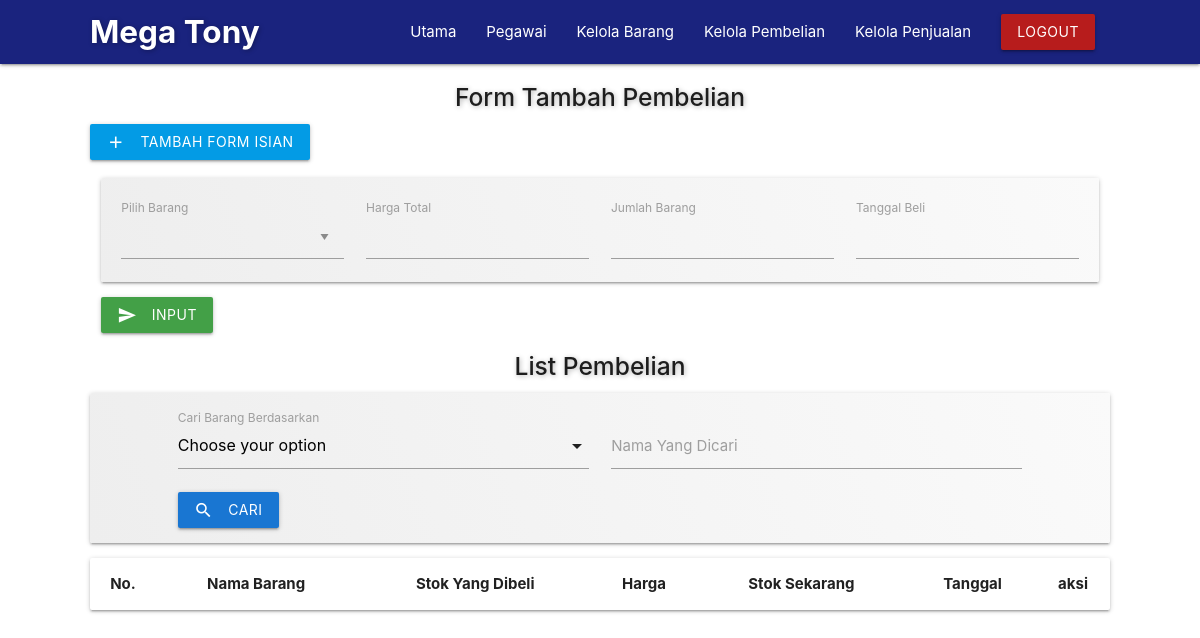
/admin/pembelian.php (signed in), run on an earlier commit of the app's database.
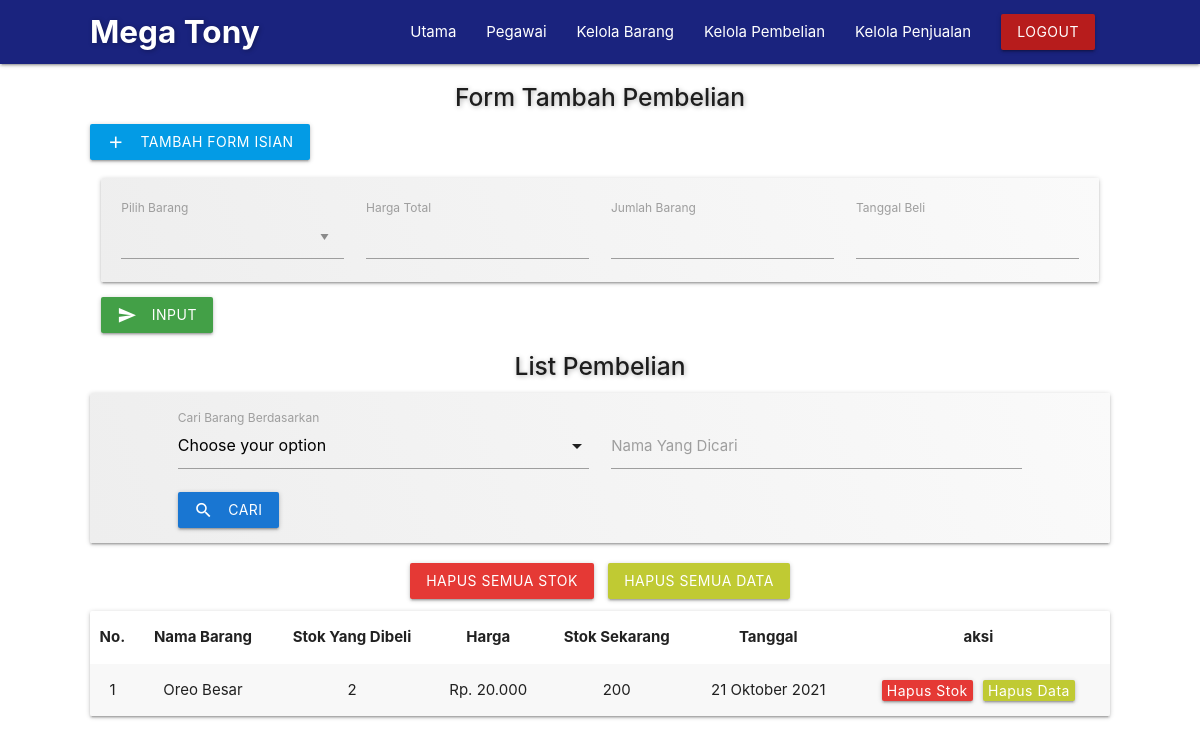
And on a later commit of the database.
### tables this page shows
CREATE TABLE IF NOT EXISTS `pembelian` (
  `id` int(11) NOT NULL AUTO_INCREMENT,
  `id_barang` int(11) DEFAULT NULL,
  `harga_yg_dibeli` double DEFAULT NULL,
  `stok_yg_dibeli` int(11) DEFAULT NULL,
  `stok_awal` int(11) DEFAULT NULL,
  `tot_stok` int(11) DEFAULT NULL,
  `tanggal` date DEFAULT NULL,
  PRIMARY KEY (`id`)
);

CREATE TABLE IF NOT EXISTS `list_barang` (
  `id_barang` int(11) NOT NULL AUTO_INCREMENT,
  `nama_barang` text DEFAULT NULL,
  `harga` double DEFAULT NULL,
  `stok` int(11) DEFAULT NULL,
  `promo` text DEFAULT NULL,
  `diskon` int(11) DEFAULT NULL,
  `satuan` varchar(50) DEFAULT NULL,
  `unit` int(11) DEFAULT NULL,
  `tgl_expire` date DEFAULT NULL,
  `foto` text DEFAULT NULL,
  PRIMARY KEY (`id_barang`)
);

### admin/asset/datetime/datetimeFormat.php (called while the page is built, shortened)
<?php
class datetimeFormat {
    public static function TanggalIndo($date){
          $BulanIndo = array(
                            "Januari",
                            "Februari",
                            "Maret",
                            "April",
                            "Mei",
                            "Juni",
                            "Juli",
                            "Agustus",
                            "September",
                            "Oktober",
                            "November",
                            "Desember"
                            );
          $tahun = substr($date, 0, 4);
          $bulan = substr($date, 5, 2);
          $tgl   = substr($date, 8, 2);
          $result = $tgl . " " . $BulanIndo[(int)$bulan-1] . " ". $tahun;
          return($result);
    }
}
?>

### admin/pembelian.php (the view, shortened to what the changed rows need)
<?php
	include('template/header.php');
	include('asset/datetime/datetimeFormat.php');
?>
<link rel="stylesheet" type="text/css" href="asset/css/pembelian-penjualan-style.css">
<?php
  $qry    = "SELECT
							a.*,
							b.nama_barang,
							b.stok
						FROM pembelian a
						LEFT JOIN list_barang b ON a.id_barang=b.id_barang";
  $orderby = "id";
?>
	<section id="pembelian">
		<div class="container list-barang">
			<div class="btn-delete center-align">
				<?php
					$data_pembelian = mysqli_query($mysqli, "SELECT * FROM pembelian");
					$jum_pembelian = mysqli_num_rows($data_pembelian);
					if ($jum_pembelian > 0) {
				?>
					<a class="waves-effect waves-light btn red darken-1 confirm-delete-all-stok" style="cursor: pointer;">Hapus Semua Stok</a>
					<a class="waves-effect waves-light btn lime darken-1 confirm-delete-all-data" style="cursor: pointer;">Hapus Semua Data</a>
				<?php } ?>
			</div>
			<div class="card-panel">
				<table class="striped centered responsive-table">
	        <thead>
	          <tr>
	          		<th>No.</th>
	              <th>Nama Barang</th>
	              <th>Stok Yang Dibeli</th>
	              <th>Harga</th>
	              <th>Stok Sekarang</th>
	              <th>Tanggal</th>
	              <th>aksi</th>
	          </tr>
	        </thead>
	        <tbody>
	        <?php
	        	$no = 1;
						$kolomCari=(isset($_GET['Kolom']))? $_GET['Kolom'] : "";
						$kolomKataKunci=(isset($_GET['KataKunci']))? $_GET['KataKunci'] : "";
						if($kolomCari=="" && $kolomKataKunci==""){
						  $dt = mysqli_query($mysqli, "$qry ORDER BY $orderby DESC");
						}else{
						  $dt = mysqli_query($mysqli, "$qry WHERE $kolomCari LIKE '%$kolomKataKunci%'");
						}
						while($data = mysqli_fetch_array($dt)) {
					?>
	          <tr>
	          	<td><?php echo $no; ?></td>
	            <td><?php echo $data['nama_barang']; ?></td>
	            <td><?php echo $data['stok_yg_dibeli']; ?></td>
	            <td>Rp. <?php echo number_format($data['harga_yg_dibeli'],0,",","."); ?></td>
	            <td><?php echo $data['stok']; ?></td>
	            <td><?php echo datetimeFormat::TanggalIndo($data['tanggal']); ?></td>
	            <td>
	            	<a class="waves-effect waves-light btn red darken-1 confirm-delete-stok" style="cursor: pointer;">Hapus Stok</a>
	            	<a class="waves-effect waves-light btn lime darken-1 confirm-delete-data" style="cursor: pointer;">Hapus Data</a>
	            </td>
	          </tr>
	        <?php $no++; } ?>
	        </tbody>
	      </table>
			</div>
		</div>
	</section>
<?php include('template/footer.php'); ?>

What changed in the data, as far as the page shows it:
added pembelian: id_barang.nama_barang "Oreo Besar", stok_yg_dibeli "2", harga_yg_dibeli "20.000", id_barang.stok "200", tanggal "21 Oktober 2021"
Also different on the page:
text now shown: "HAPUS SEMUA STOK HAPUS SEMUA DATA"
